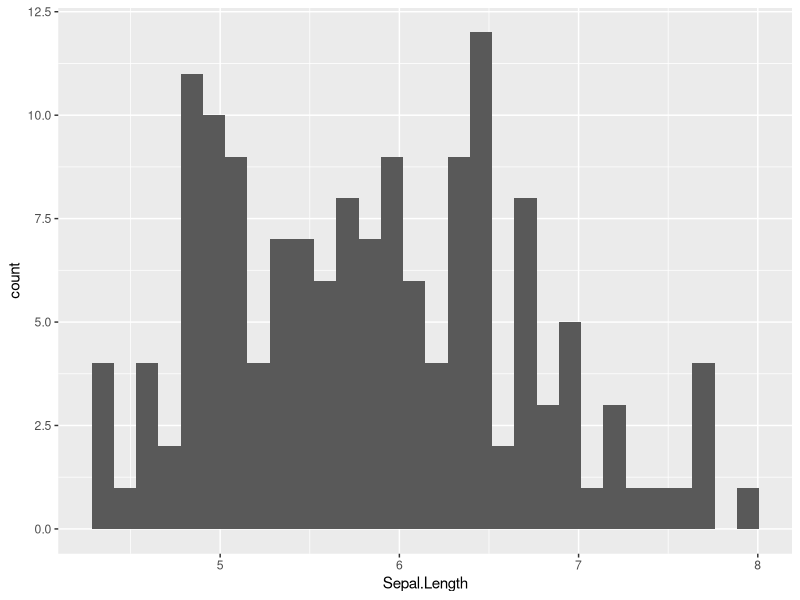
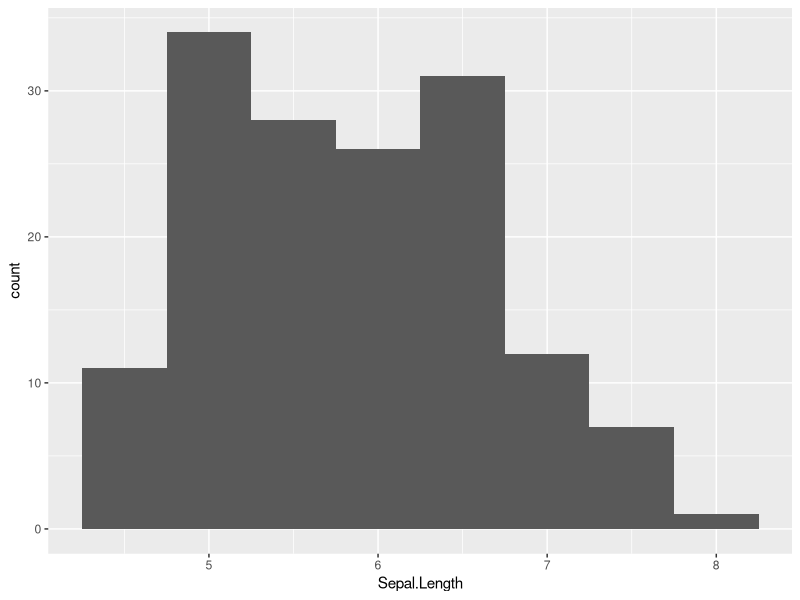
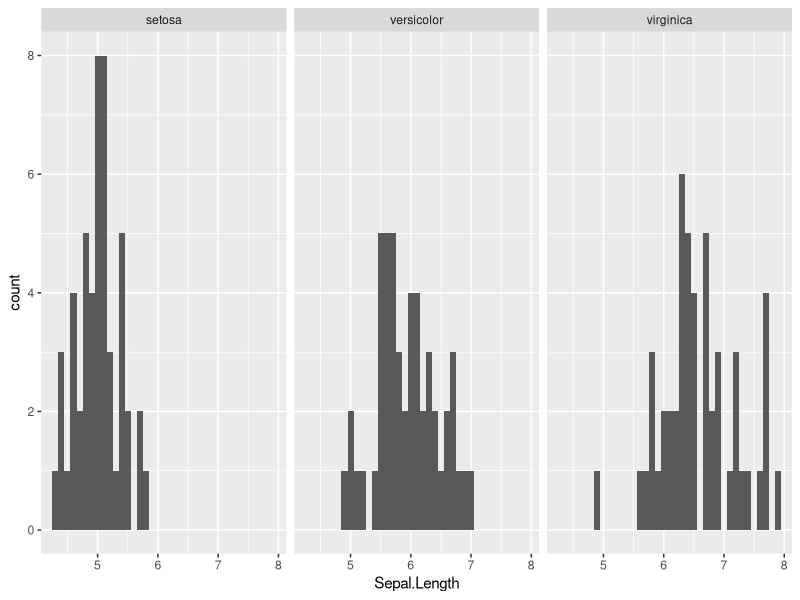
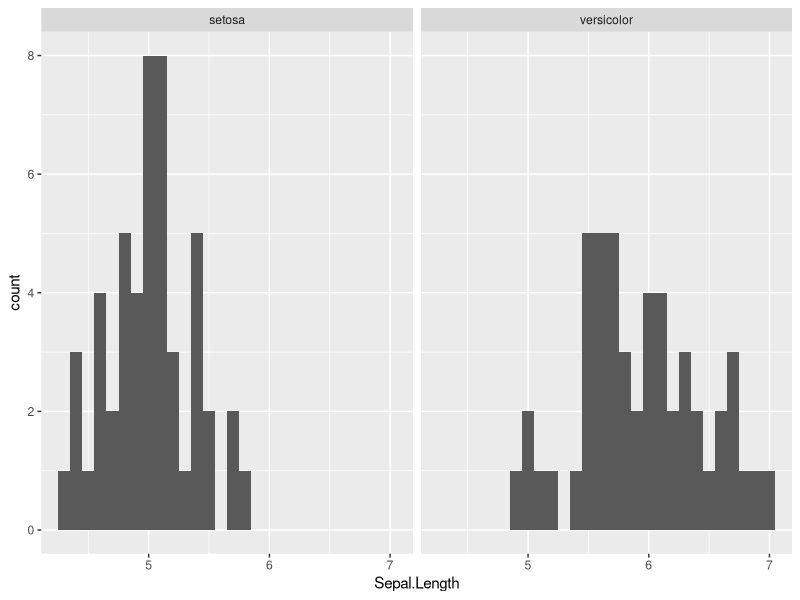
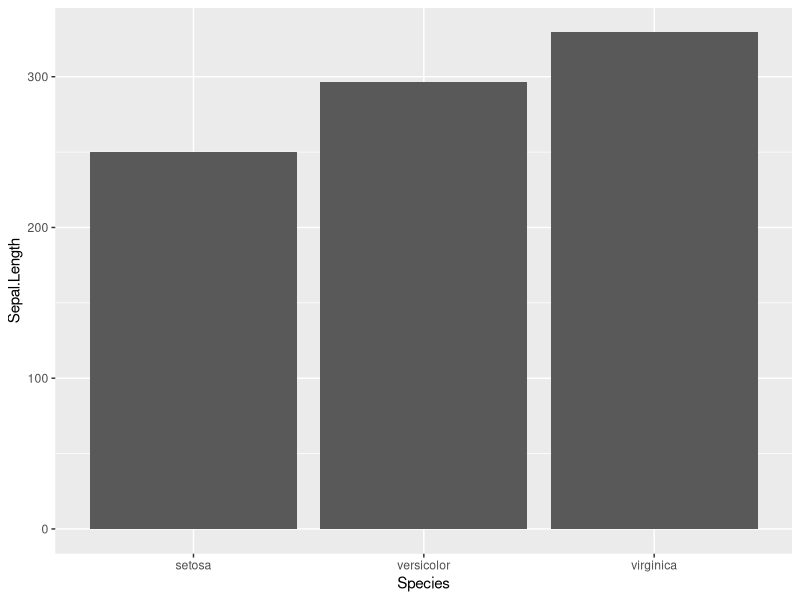
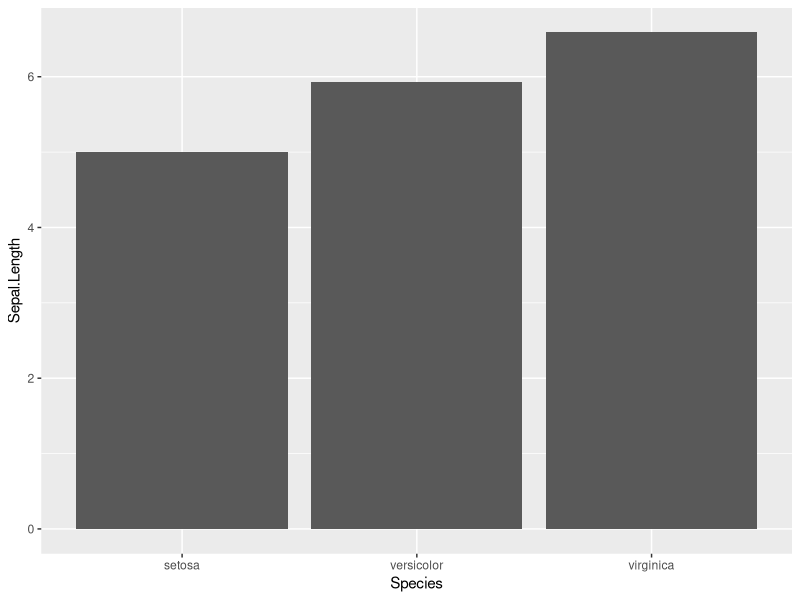
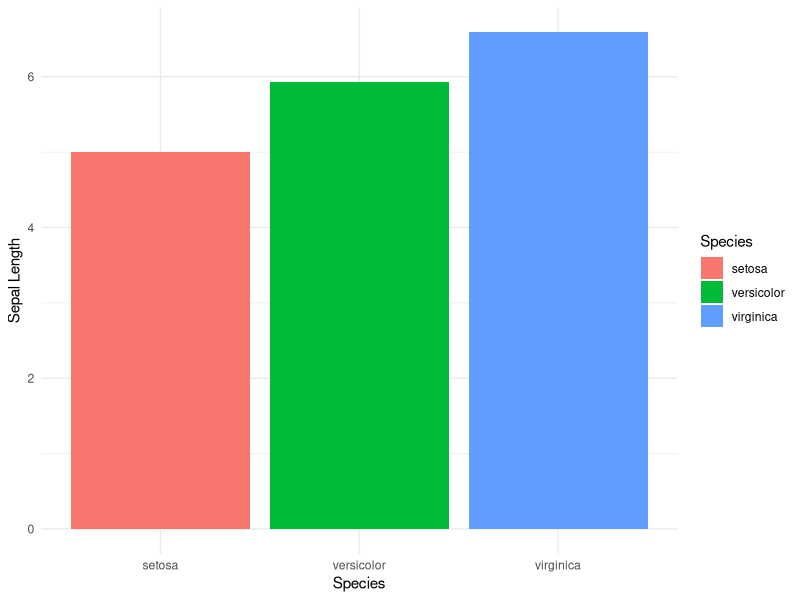
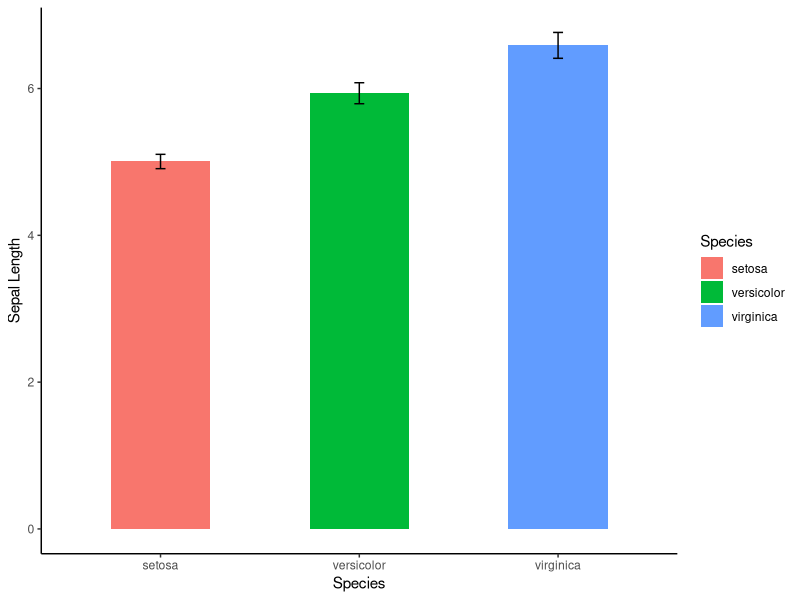

Reproduce these figures in R, in order. (Note: this script raises an error after producing the figures.)
## ---- chunk 1
require(tidyverse)
require(psych)
require(ggplot2) # ggplot2 is included in tidyverse, so you don't actually need to load it if tidyverse is already loaded
library(readr) #you can load both of these - readr will read in your .csv files with read_csv(), 
library(haven) #and haven will read in your .sav files with read_sav()

#I'll just get an existing R dataset for the demo. This dataset is about flowers - specifically, the sepal length, sepal width, petal length, and petal width for 50 flowers each from 3 species of iris.

data("iris")

## ---- chunk 2
# To check the distribution of a continuous variable, such as sepal length

iris %>% #this is the name of your dataset
  ggplot(aes(Sepal.Length)) + #two things to note here. In ggplot, aes() is where you put the variables you want to plot. The first one will go on the x axis, the second on the y. Since histograms only take one variable, you'll just put one. The second thing is that after ggplot components, you use the "+" to add additional lines. 
  geom_histogram() #This tells ggplot what type of plot you want to make, in this case a histogram.

#Notice in the console that R doesn't love the binwidth on this graph. Binwidth refers to how many values on the x axis are included in each bar or "bin" of the histogram. 

iris %>%
  ggplot(aes(Sepal.Length)) +
  geom_histogram(binwidth = .5) # This is how you set the binwidth to whatever width you want. Try a few different ones. Since values of Sepal.Length have one decimal, .1 gives you one bin for each value of Sepal.Length. 

# Suppose you want to check the distributions of one variable based on another variable. For example, do some species of iris have short sepals that are occasionally long, while others have long sepals that are occasionally short? You can use facet_grid to see. 

iris %>%
  ggplot(aes(Sepal.Length)) +
  geom_histogram(binwidth = .1) +
  facet_grid(. ~ Species) 

# Let's say we only want to compare setosa and versicolor irises. We can use filter in our plots just like we do in data cleaning and analysis
iris %>%
  filter(Species == "setosa" | Species == "versicolor") %>% # We can apply a filter before making the plot
  ggplot(aes(Sepal.Length)) +
  geom_histogram(binwidth = .1) +
  facet_grid(. ~ Species)

## ---- chunk 3

# Bar plots are useful for showing different means or summary values. Let's create a visual to show the different sepal lengths by species. 

iris %>%
  ggplot(aes(Species, Sepal.Length)) + 
  geom_bar(stat = "identity") 

# But wait! We are running into a problem. Why does our y-axis go all the way up to 300? Are some sepals 300 cm long? 

# Actually it's not plotting the mean, but the sum, which can be misleading, especially if we have more of one species than another (in this case, we don't - but either way, we want our axes to make sense.)

iris %>%
  ggplot(aes(Species, Sepal.Length)) + 
  geom_bar(stat = "summary", fun.y = "mean") # Here I've used "summary" instead of "identity" as the stat, and I've specified that the function to use on the y-axis should be the mean. Notice that the y axis makes a lot more sense now

# Extras: add color based on specoes, and add axis labels:
iris %>%
  ggplot(aes(Species, Sepal.Length)) +
  geom_bar(stat = "summary", fun.y = "mean", aes(fill = Species)) +
  ylab("Sepal Length") +
  xlab("Species") +
  theme_minimal() # We can even add a theme if we want. Try different ones! If you delete "minimal" and press the tab key, you can see the options. 

# With error bars 

iris %>%
  group_by(Species) %>%
  dplyr::summarize(M = mean(Sepal.Length), #Notice here that when I use the function "summarize", I specify which one I mean. There are a few different "summarize" functions; I want the one from the "dplyr" package.
            SD = sd(Sepal.Length),
            N = n(),
            SE = SD/sqrt(N),
            Upper = M + 1.96 * SE,
            Lower = M - 1.96 * SE) %>%
  ggplot(aes(Species, M)) + #notice I am now using "M" on the y axis because I already calculated the mean sepal length
  geom_bar(aes(fill = Species), stat = "identity", width = .5) + #notice I am using stat = "identity" for the same reason
    labs(x = "Species", y = "Sepal Length") + 
    geom_errorbar(aes(ymin = Lower, ymax = Upper), width = .05) + #these error bars represent the standard error of the mean
  theme_classic() 
## ---- chunk 4

# Let's plot the same data with a boxplot. 
iris %>%
  ggplot(aes(Species, Sepal.Length)) +
  geom_boxplot() 

# Now let's say we wanted to visualize the raw data on top of the boxplot
iris %>%
  ggplot(aes(Species, Sepal.Length)) +
  geom_boxplot() +
  geom_point(alpha = .3, aes(color = Species)) #and add color based on species - don't forget the "aes()"!

#The points in the above graph are all in a straight line because each iris belongs to only one categorical species. But since it can be hard to see how many points are on top of each other this way, we can also apply a "jitter" to "shake up" where the points appear. 
iris %>%
  ggplot(aes(Species, Sepal.Length)) +
  geom_boxplot() +
  geom_jitter(alpha = .3, aes(color = Species)) #try changing the setting for "alpha". Hint: it ranges between 0 and 1. 

  # Or we could represent the same data using a violin plot
iris %>%
  ggplot(aes(Species, Sepal.Length)) +
  geom_violin(aes(color = Species, fill = Species)) # color is the outline, fill is the whole shape

## ---- chunk 5
# Now let's take a look at data visualization for two variables that are both continuous. Let's see if flowers with longer sepals also tend to have wider petals. 

iris %>%
  ggplot(aes(Sepal.Length, Petal.Width)) +
  geom_point()
# Note that this tells us about the distribution, but that one point might represent one or multiple people. geom_jitter offsets the location of the points to give you an idea about how many participants occupy a space. 

iris %>%
  ggplot(aes(Sepal.Length, Petal.Width)) +
  geom_jitter()

# You can also get fancy by changing the alpha (transparency) and size of the points

iris %>%
  ggplot(aes(Sepal.Length, Petal.Width)) +
  geom_jitter(alpha = .2, size = 3, aes(color = Species)) # You can even color the dots by a categorical variable such as species

# Now let's add a trendline 
iris %>%
  ggplot(aes(Sepal.Length, Petal.Width)) +
  geom_jitter(alpha = .2, size = 3, aes(color = Species)) +
  geom_smooth(model = lm, se = T) # Set the se to TRUE or FALSE depending on whether you want the gray area indicating standard error. Setting "method = lm" instead of "model = lm" gives you a straight line.

## ---- chunk 6

# Now let's say you want to plot two continuous variables and one categorical variable. Maybe instead of just coloring the dots based on Species, you want trendlines based on Species so that you can see whether the relationship between sepal length and petal width is different for the different species. 

iris %>%
  ggplot(aes(Sepal.Length, Petal.Width, color = Species)) +
  scale_color_manual(values = c("deeppink2", "mediumorchid3", "blue1")) + # If you want to set your own colors. You can use hex codes or you can use ggplot color names which you can find here: https://sape.inf.usi.ch/quick-reference/ggplot2/colour or by googling "ggplot palette". Make sure you have the right number of colors for your data. 
  geom_jitter(alpha = .6, size = 2) +
  geom_smooth(method = lm, se = F) +
  xlab("Sepal Length") +
  ylab("Petal Width") +
  theme_minimal()

## ---- chunk 7
#Here are some additional things you might want to do while making graphs. 
#Let's say you have a variable that is coded with arbitrary numeric codes, like country: 1, 2, 3. You can recode with something like this:

data$country <- recode(data$country, "1" = "United States",
                            "2" = "Canada",
                      "3" = "Mexico")

#or, with the iris dataset, say you want the species names capitalized. You can do:
iris$Species <- recode(iris$Species, "setosa" = "Setosa",
                            "versicolor" = "Versicolor",
                       "virginica" = "Virginica")




